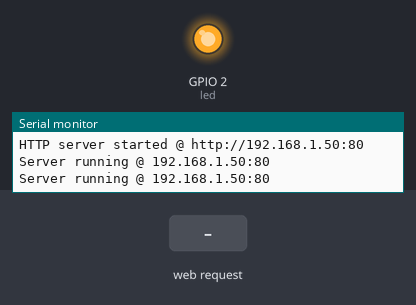
Bench run of a program on a simulated ESP8266 (NodeMCU). On the bench: output pins drawn as LEDs (lit = HIGH), the last lines printed to the serial monitor. The test bench sets the inputs (shaded band). WiFi joins after 1.5 s; servers stay silent unless stated.

Above: at 2.7 s.
2.8 s: HTTP request GET /on received
At 4.1 s:
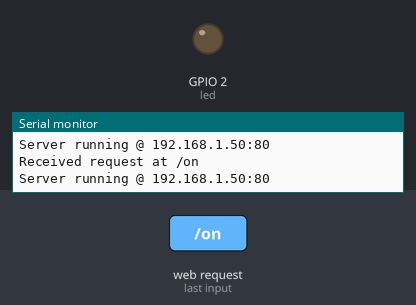
5.1 s: HTTP request GET /off received
At 6.8 s:
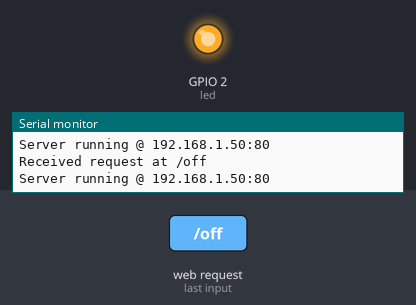
Timing chart, 0 to 8.3 s (numbered marks = the images above; inputs shaded):
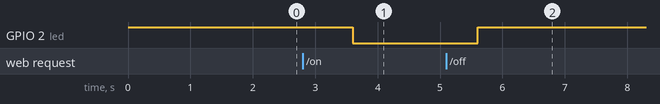

The program:

main.cpp
```cpp
#include <Arduino.h>
#include <ESP8266WiFi.h>
#include <WiFiClient.h>
#include <ESP8266WebServer.h>
#include <ESP8266mDNS.h>

const char* ssid = "HOME-CEBE-2.4";
const char* pswd = "AN3TM7D7HWYLH9HH";
int attempts = 0;

ESP8266WebServer server(80);

const int led = LED_BUILTIN;

void handleRoot() {
  // digitalWrite(led, LOW);
  server.send(200, "text/html",
    "<h1>Hello from esp8266!</h1>"
    "<a href='on'>"
      "<div style=\"padding: 50 50 50 50; background-color: blue; color: white;\">ON</div>"
    "</a>"
    "<a href='off'>"
      "<div style=\"padding: 50 50 50 50; background-color: red; color: white;\">OFF</div>"
    "</a>"
    );
  delay(200);
  // digitalWrite(led, HIGH);
}

void turnOn(){
  digitalWrite(led, LOW);
  Serial.println("Received request at /on");
  server.send(200,"text/html", "<h1>Turned Light On</h1><a href='/'>Home</a>");
}

void turnOff(){
  digitalWrite(led, HIGH);
  Serial.println("Received request at /off");
  server.send(200, "text/html", "<h1>Turned Light Off</h1><a href='/'>Home</a>");
}

void setup(void) {
  // put your setup code here, to run once:
  pinMode(led, OUTPUT);
  digitalWrite(led, HIGH);
  Serial.begin(9600);
  while (!Serial);
  WiFi.mode(WIFI_STA);
  WiFi.begin(ssid, pswd);
  Serial.println("");
  while(WiFi.status() != WL_CONNECTED){
    Serial.print(".");
    delay(500);
  }
  Serial.println("");
  Serial.print("Connected to ");
  Serial.println(ssid);
  Serial.print("IP Address: ");
  Serial.println(WiFi.localIP());

  if (MDNS.begin("esp8266")) Serial.println("MDNS responder started");

  server.on("/", handleRoot);
  server.on("/on", turnOn);
  server.on("/off", turnOff);
  server.onNotFound([](){server.send(404, "text/plain", "Error, not found.");});
  server.begin();
  Serial.print("HTTP server started @ http://");
  Serial.print(WiFi.localIP());
  Serial.println(":80");
}

void loop(void) {
  // put your main code here, to run repeatedly:
  if(WiFi.status() == WL_CONNECTED && attempts < 5){
    Serial.print("Server running @ ");
    Serial.print(WiFi.localIP());
    Serial.println(":80");
    delay(1000);
    attempts++;
  }
  server.handleClient();
}
```

Measured:
- after the input at 2.8 s, GPIO 2 (led): HIGH → LOW after 0.80 s
- after the input at 5.1 s, GPIO 2 (led): LOW → HIGH after 0.50 s
